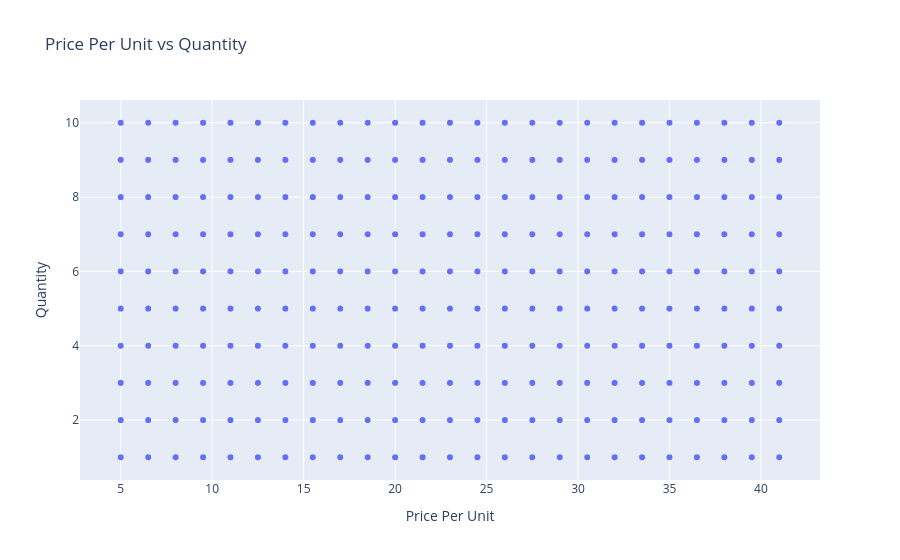

Notebook code for this chart:
### Code cell
# Q. Is there a relationship between the price per unit and the quantity purchased?
"""
Insight...
There is no relationship between Price Per Unit and Quantity purchased
"""

fig = px.scatter(
    df, x="Price Per Unit", y="Quantity", title="Price Per Unit vs Quantity"
)

fig.show()

### Figure 1 — Plotly figure (JSON) as saved in the notebook; plotly's stock layout.template omitted (floating-point values rounded to 4 significant figures; data arrays with more than 128 entries replaced by an {"elided": "..."} marker saying what was removed)
{"data": [{"hovertemplate": "Price Per Unit=%{x}<br>Quantity=%{y}<extra></extra>", "legendgroup": "", "marker": {"color": "#636efa", "symbol": "circle"}, "mode": "markers", "name": "", "showlegend": false, "type": "scattergl", "x": {"elided": "11971 float values"}, "xaxis": "x", "y": {"elided": "11971 int values"}, "yaxis": "y"}], "layout": {"legend": {"tracegroupgap": 0}, "title": {"text": "Price Per Unit vs Quantity"}, "xaxis": {"anchor": "y", "domain": [0, 1], "title": {"text": "Price Per Unit"}}, "yaxis": {"anchor": "x", "domain": [0, 1], "title": {"text": "Quantity"}}}}
